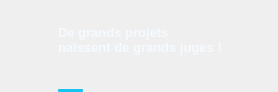
                      <widget class="QFrame" name="cardQuote">
                       <property name="minimumSize">
                        <size>
                         <width>0</width>
                         <height>92</height>
                        </size>
                       </property>
                       <property name="maximumSize">
                        <size>
                         <width>16777215</width>
                         <height>92</height>
                        </size>
                       </property>
                       <property name="styleSheet">
                        <string notr="true">QFrame#cardQuote { background-color: #011A4E; border: 1px solid #0F3070; border-radius: 10px; }</string>
                       </property>
                       <layout class="QHBoxLayout" name="cardQuoteHLayout">
                        <property name="spacing">
                         <number>14</number>
                        </property>
                        <property name="leftMargin">
                         <number>16</number>
                        </property>
                        <property name="topMargin">
                         <number>0</number>
                        </property>
                        <property name="rightMargin">
                         <number>16</number>
                        </property>
                        <property name="bottomMargin">
                         <number>0</number>
                        </property>
                        <item alignment="Qt::AlignVCenter">
                         <widget class="QLabel" name="lblTrophy">
                          <property name="minimumSize">
                           <size>
                            <width>28</width>
                            <height>32</height>
                           </size>
                          </property>
                          <property name="maximumSize">
                           <size>
                            <width>28</width>
                            <height>32</height>
                           </size>
                          </property>
                          <property name="text">
                           <string />
                          </property>
                          <property name="pixmap">
                           <pixmap resource="resources.qrc">:/img/trophy.png</pixmap>
                          </property>
                          <property name="scaledContents">
                           <bool>true</bool>
                          </property>
                          <property name="styleSheet">
                           <string notr="true">background: transparent; border: none;</string>
                          </property>
                         </widget>
                        </item>
                        <item>
                         <layout class="QVBoxLayout" name="quoteVLayout">
                          <property name="spacing">
                           <number>8</number>
                          </property>
                          <property name="leftMargin">
                           <number>0</number>
                          </property>
                          <property name="topMargin">
                           <number>0</number>
                          </property>
                          <property name="rightMargin">
                           <number>0</number>
                          </property>
                          <property name="bottomMargin">
                           <number>0</number>
                          </property>
                          <item>
                           <widget class="QLabel" name="lblQuote">
                            <property name="styleSheet">
                             <string notr="true">color: #F5FAFF; font-size: 13px; font-weight: bold; background: transparent; border: none;</string>
                            </property>
                            <property name="text">
                             <string>De grands projets&lt;br/&gt;naissent de grands juges !</string>
                            </property>
                            <property name="textFormat">
                             <enum>Qt::RichText</enum>
                            </property>
                           </widget>
                          </item>
                          <item>
                           <widget class="QFrame" name="quoteBar">
                            <property name="minimumSize">
                             <size>
                              <width>25</width>
                              <height>3</height>
                             </size>
                            </property>
                            <property name="maximumSize">
                             <size>
                              <width>25</width>
                              <height>3</height>
                             </size>
                            </property>
                            <property name="styleSheet">
                             <string notr="true">background-color: #19C3F0; border: none; border-radius: 1px;</string>
                            </property>
                           </widget>
                          </item>
                         </layout>
                        </item>
                        <item>
                         <spacer name="quoteSpacer">
                          <property name="orientation">
                           <enum>Qt::Horizontal</enum>
                          </property>
                          <property name="sizeHint" stdset="0">
                           <size>
                            <width>40</width>
                            <height>20</height>
                           </size>
                          </property>
                         </spacer>
                        </item>
                       </layout>
                      </widget>
